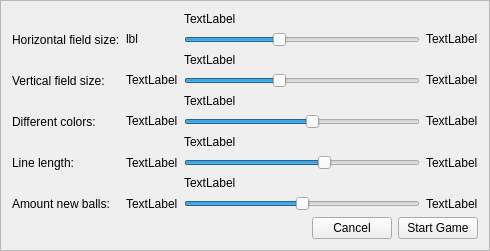
<?xml version="1.0" encoding="UTF-8"?>
<ui version="4.0">
 <class>OptionsFrame</class>
 <widget class="QFrame" name="OptionsFrame">
  <property name="geometry">
   <rect>
    <x>0</x>
    <y>0</y>
    <width>490</width>
    <height>251</height>
   </rect>
  </property>
  <property name="windowTitle">
   <string>New Game Settings</string>
  </property>
  <property name="frameShape">
   <enum>QFrame::StyledPanel</enum>
  </property>
  <property name="frameShadow">
   <enum>QFrame::Raised</enum>
  </property>
  <layout class="QVBoxLayout" name="verticalLayout">
   <item>
    <layout class="QGridLayout" name="gridLayout">
     <item row="10" column="2">
      <widget class="QLabel" name="label_l_current">
       <property name="text">
        <string>TextLabel</string>
       </property>
      </widget>
     </item>
     <item row="12" column="2">
      <widget class="QLabel" name="label_n_current">
       <property name="text">
        <string>TextLabel</string>
       </property>
      </widget>
     </item>
     <item row="11" column="0">
      <widget class="QLabel" name="label_5">
       <property name="text">
        <string>Line length:</string>
       </property>
      </widget>
     </item>
     <item row="4" column="2">
      <widget class="QLabel" name="label_vf_current">
       <property name="text">
        <string>TextLabel</string>
       </property>
      </widget>
     </item>
     <item row="3" column="2">
      <widget class="QSlider" name="horizontalSlider">
       <property name="minimum">
        <number>3</number>
       </property>
       <property name="maximum">
        <number>18</number>
       </property>
       <property name="value">
        <number>9</number>
       </property>
       <property name="orientation">
        <enum>Qt::Horizontal</enum>
       </property>
      </widget>
     </item>
     <item row="6" column="0">
      <widget class="QLabel" name="label_2">
       <property name="text">
        <string>Vertical field size:</string>
       </property>
      </widget>
     </item>
     <item row="9" column="0">
      <widget class="QLabel" name="label_3">
       <property name="text">
        <string>Different colors:</string>
       </property>
      </widget>
     </item>
     <item row="6" column="3">
      <widget class="QLabel" name="label_vf_max">
       <property name="text">
        <string>TextLabel</string>
       </property>
       <property name="textFormat">
        <enum>Qt::RichText</enum>
       </property>
      </widget>
     </item>
     <item row="3" column="0">
      <widget class="QLabel" name="label">
       <property name="text">
        <string>Horizontal field size:</string>
       </property>
      </widget>
     </item>
     <item row="9" column="1">
      <widget class="QLabel" name="label_c_min">
       <property name="text">
        <string>TextLabel</string>
       </property>
       <property name="textFormat">
        <enum>Qt::RichText</enum>
       </property>
      </widget>
     </item>
     <item row="6" column="1">
      <widget class="QLabel" name="label_vf_min">
       <property name="text">
        <string>TextLabel</string>
       </property>
       <property name="textFormat">
        <enum>Qt::RichText</enum>
       </property>
      </widget>
     </item>
     <item row="6" column="2">
      <widget class="QSlider" name="horizontalSlider_2">
       <property name="minimum">
        <number>3</number>
       </property>
       <property name="maximum">
        <number>18</number>
       </property>
       <property name="value">
        <number>9</number>
       </property>
       <property name="orientation">
        <enum>Qt::Horizontal</enum>
       </property>
      </widget>
     </item>
     <item row="7" column="2">
      <widget class="QLabel" name="label_c_current">
       <property name="text">
        <string>TextLabel</string>
       </property>
      </widget>
     </item>
     <item row="3" column="1">
      <widget class="QLabel" name="label_hf_min">
       <property name="text">
        <string>lbl</string>
       </property>
       <property name="textFormat">
        <enum>Qt::RichText</enum>
       </property>
      </widget>
     </item>
     <item row="3" column="3">
      <widget class="QLabel" name="label_hf_max">
       <property name="text">
        <string>TextLabel</string>
       </property>
       <property name="textFormat">
        <enum>Qt::RichText</enum>
       </property>
      </widget>
     </item>
     <item row="9" column="3">
      <widget class="QLabel" name="label_c_max">
       <property name="text">
        <string>TextLabel</string>
       </property>
       <property name="textFormat">
        <enum>Qt::RichText</enum>
       </property>
      </widget>
     </item>
     <item row="9" column="2">
      <widget class="QSlider" name="horizontalSlider_3">
       <property name="autoFillBackground">
        <bool>false</bool>
       </property>
       <property name="minimum">
        <number>1</number>
       </property>
       <property name="maximum">
        <number>12</number>
       </property>
       <property name="value">
        <number>7</number>
       </property>
       <property name="orientation">
        <enum>Qt::Horizontal</enum>
       </property>
      </widget>
     </item>
     <item row="2" column="2">
      <widget class="QLabel" name="label_hf_current">
       <property name="text">
        <string>TextLabel</string>
       </property>
      </widget>
     </item>
     <item row="11" column="2">
      <widget class="QSlider" name="horizontalSlider_4">
       <property name="minimum">
        <number>2</number>
       </property>
       <property name="maximum">
        <number>7</number>
       </property>
       <property name="value">
        <number>5</number>
       </property>
       <property name="orientation">
        <enum>Qt::Horizontal</enum>
       </property>
      </widget>
     </item>
     <item row="11" column="3">
      <widget class="QLabel" name="label_l_max">
       <property name="text">
        <string>TextLabel</string>
       </property>
      </widget>
     </item>
     <item row="11" column="1">
      <widget class="QLabel" name="label_l_min">
       <property name="text">
        <string>TextLabel</string>
       </property>
      </widget>
     </item>
     <item row="14" column="0">
      <widget class="QLabel" name="label_7">
       <property name="text">
        <string>Amount new balls:</string>
       </property>
      </widget>
     </item>
     <item row="14" column="1">
      <widget class="QLabel" name="label_n_min">
       <property name="text">
        <string>TextLabel</string>
       </property>
      </widget>
     </item>
     <item row="14" column="3">
      <widget class="QLabel" name="label_n_max">
       <property name="text">
        <string>TextLabel</string>
       </property>
      </widget>
     </item>
     <item row="14" column="2">
      <widget class="QSlider" name="horizontalSlider_5">
       <property name="minimum">
        <number>1</number>
       </property>
       <property name="maximum">
        <number>5</number>
       </property>
       <property name="value">
        <number>3</number>
       </property>
       <property name="orientation">
        <enum>Qt::Horizontal</enum>
       </property>
      </widget>
     </item>
    </layout>
   </item>
   <item>
    <layout class="QHBoxLayout" name="horizontalLayout">
     <property name="sizeConstraint">
      <enum>QLayout::SetMaximumSize</enum>
     </property>
     <item>
      <spacer name="horizontalSpacer">
       <property name="orientation">
        <enum>Qt::Horizontal</enum>
       </property>
       <property name="sizeHint" stdset="0">
        <size>
         <width>40</width>
         <height>20</height>
        </size>
       </property>
      </spacer>
     </item>
     <item>
      <widget class="QPushButton" name="pushButton_2">
       <property name="text">
        <string>Cancel</string>
       </property>
      </widget>
     </item>
     <item>
      <widget class="QPushButton" name="pushButton">
       <property name="sizePolicy">
        <sizepolicy hsizetype="Fixed" vsizetype="Fixed">
         <horstretch>0</horstretch>
         <verstretch>0</verstretch>
        </sizepolicy>
       </property>
       <property name="text">
        <string>Start Game</string>
       </property>
      </widget>
     </item>
    </layout>
   </item>
  </layout>
 </widget>
 <resources/>
 <connections/>
</ui>
